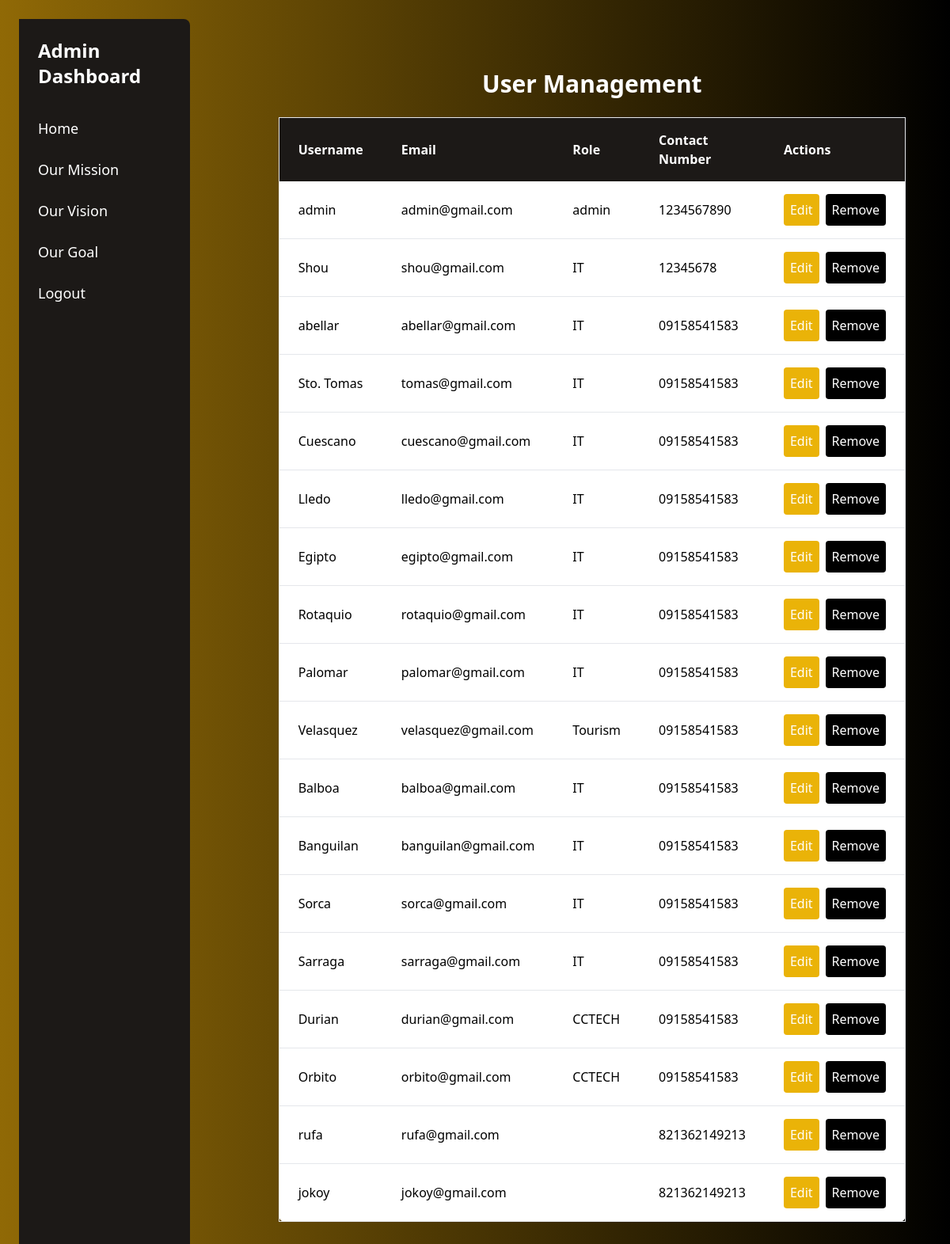
The app's page /Admin_dashboard.php (signed in) with its own data.
### tables this page shows
CREATE TABLE `admin1` (
  `id` int(11) NOT NULL,
  `user` varchar(30) NOT NULL,
  `email` varchar(225) NOT NULL,
  `password` varchar(100) NOT NULL,
  `role` varchar(500) NOT NULL,
  `contact_number` varchar(15) DEFAULT NULL
);

### Admin_dashboard.php (the view, shortened to what this page needs)
<?php
require 'db.php';
try {
    $stmt = $pdo->query("SELECT id, user, email, role, contact_number FROM admin1");
    $users = $stmt->fetchAll(PDO::FETCH_ASSOC);
} catch (PDOException $e) {
    die("Database error: " . $e->getMessage());
}
?>
<!DOCTYPE html>
<html lang="en">
<head>
    <link rel="stylesheet" href="/itonatocuescano/CSS/fonts.css">
    <script src="https://cdn.tailwindcss.com"></script>
</head>
<body class="bg-gray-100">
    <div class="flex flex-col md:flex-row">
        <aside class="hidden md:block w-64 bg-stone-900 h-screen p-6 text-white fixed md:relative rounded-r-lg">
            <h2 class="text-2xl font-bold mb-6">Admin Dashboard</h2>
            <nav>
                <ul>
                    <li class="py-3"><a href="Admin_dashboard.php" class="transition duration-300 ease-in-out hover:bg-yellow-700 text-lg block rounded">Home</a></li>
                    <li class="py-3"><a href="about/Company_mission.php" class="transition duration-300 ease-in-out hover:bg-yellow-700 text-lg block rounded">Our Mission</a></li>
                    <li class="py-3"><a href="about/Company_vision.php" class="transition duration-300 ease-in-out hover:bg-yellow-700 text-lg block rounded">Our Vision</a></li>
                    <li class="py-3"><a href="about/Company_goal.php" class="transition duration-300 ease-in-out hover:bg-yellow-700 text-lg block rounded">Our Goal</a></li>
                    <li class="py-3"><a href="logout.php" class="transition duration-300 ease-in-out hover:bg-yellow-700 text-lg block rounded">Logout</a></li>
                </ul>
            </nav>
        </aside>
        <main class="flex-grow md:ml-20 mt-0 flex flex-col justify-center items-center p-4 md:px-8">
    <h2 class="text-3xl text-white font-bold mb-6 text-center">User Management</h2>
    <div class="overflow-x-auto w-full max-w-5xl">
        <table class="w-full bg-white shadow-lg rounded-lg border border-gray-200 text-sm md:text-base">
            <thead class="bg-stone-900 text-white">
                <tr>
                    <th class="py-2 px-4 md:py-4 md:px-6 text-left">Username</th>
                    <th class="py-2 px-4 md:py-4 md:px-6 text-left">Email</th>
                    <th class="py-2 px-4 md:py-4 md:px-6 text-left">Role</th>
                    <th class="py-2 px-4 md:py-4 md:px-6 text-left">Contact Number</th>
                    <th class="py-2 px-4 md:py-4 md:px-6 text-left">Actions</th>
                </tr>
            </thead>
            <tbody>
                <?php foreach ($users as $user): ?>
                <tr class="border-b border-gray-200 hover:bg-gray-100">
                    <td class="py-2 px-4 md:py-4 md:px-6">
                        <a href="gallery.php?user=<?php echo urlencode($user['user']); ?>" class="text-black-600 hover:underline">
                            <?php echo htmlspecialchars($user['user']); ?>
                        </a>
                    </td>
                    <td class="py-2 px-4 md:py-4 md:px-6"><?php echo htmlspecialchars($user['email']); ?></td>
                    <td class="py-2 px-4 md:py-4 md:px-6"><?php echo htmlspecialchars($user['role']); ?></td>
                    <td class="py-2 px-4 md:py-4 md:px-6"><?php echo htmlspecialchars($user['contact_number']); ?></td>
                    <td class="py-2 px-4 md:py-4 md:px-6 flex flex-wrap gap-2">
                    <div class="flex gap-2 w-full">
    <button class="bg-yellow-500 flex-1 text-white px-2 py-1 md:py-2 rounded hover:bg-yellow-600"
        onclick="editUser('<?php echo $user['id']; ?>', '<?php echo $user['user']; ?>', '<?php echo $user['email']; ?>', '<?php echo $user['role']; ?>', '<?php echo $user['contact_number']; ?>')">
        Edit
    </button>
    <form method="POST" class="flex-1" onsubmit="return confirm('Are you sure you want to delete this user?');">
        <button type="submit" class="bg-black w-full text-white px-2 py-1 md:py-2 rounded hover:bg-stone-800">
            Remove
        </button>
    </form>
</div>
                    </td>
                </tr>
                <?php endforeach; ?>
            </tbody>
        </table>
    </div>
</main>
    </div>
</body>
</html>

### Admin_dashboard.php (style rules this page uses)
body { background: linear-gradient(to right, rgb(144, 105, 6), rgb(0, 0, 0)); padding: 1.5rem; height: 100vh; }
aside { border-radius: 0 10px 10px 0; }
main { margin-left: 1rem; }

### records on screen
admin1: user "admin", email "admin@gmail.com", role "admin", contact_number "1234567890"
admin1: user "Shou", email "shou@gmail.com", role "IT", contact_number "12345678"
admin1: user "abellar", email "abellar@gmail.com", role "IT", contact_number "09158541583"
admin1: user "Sto. Tomas", email "tomas@gmail.com", role "IT", contact_number "09158541583"
admin1: user "Cuescano", email "cuescano@gmail.com", role "IT", contact_number "09158541583"
admin1: user "Lledo", email "lledo@gmail.com", role "IT", contact_number "09158541583"
admin1: user "Egipto", email "egipto@gmail.com", role "IT", contact_number "09158541583"
admin1: user "Rotaquio", email "rotaquio@gmail.com", role "IT", contact_number "09158541583"
admin1: user "Palomar", email "palomar@gmail.com", role "IT", contact_number "09158541583"
admin1: user "Velasquez", email "velasquez@gmail.com", role "Tourism", contact_number "09158541583"
admin1: user "Balboa", email "balboa@gmail.com", role "IT", contact_number "09158541583"
admin1: user "Banguilan", email "banguilan@gmail.com", role "IT", contact_number "09158541583"
admin1: user "Sorca", email "sorca@gmail.com", role "IT", contact_number "09158541583"
admin1: user "Sarraga", email "sarraga@gmail.com", role "IT", contact_number "09158541583"
admin1: user "Durian", email "durian@gmail.com", role "CCTECH", contact_number "09158541583"
admin1: user "Orbito", email "orbito@gmail.com", role "CCTECH", contact_number "09158541583"
admin1: user "rufa", email "rufa@gmail.com", contact_number "821362149213"
admin1: user "jokoy", email "jokoy@gmail.com", contact_number "821362149213"
